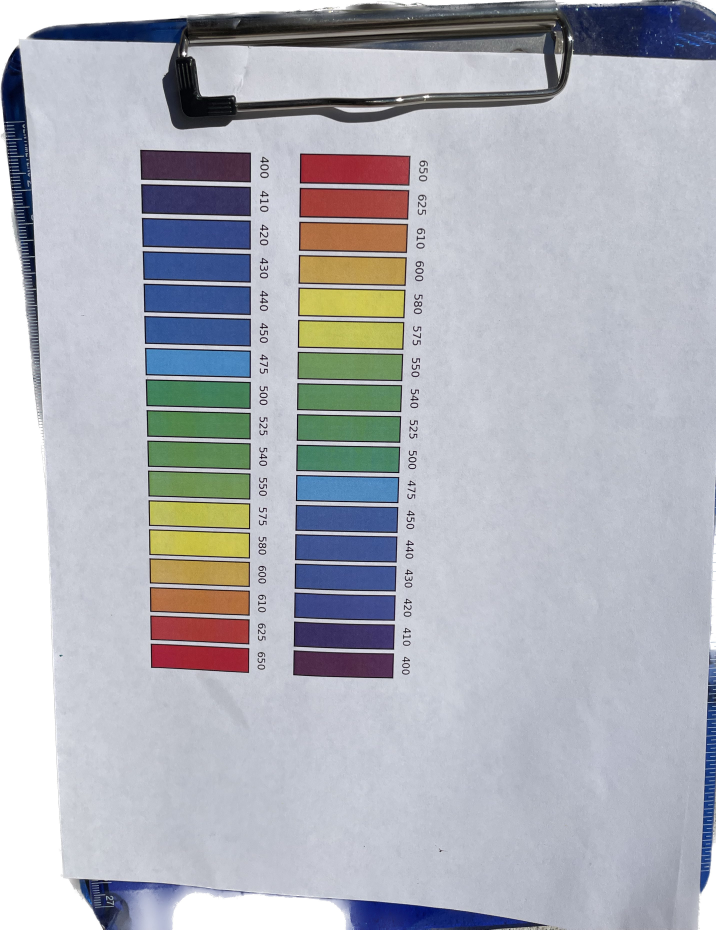
#> input picture TestImages/image0.jpg, 2864 x 3717 px (shown at 1/4 size)
$ python calibrationTest.py
#> lines starting #> are read from the running program, lines starting #| are printed output that depends on the picture; after the words box and inside, x2 and y2 are one past the last pixel; in counts of white or black regions, pixels touching at a corner belong together
#> in main, img is the input picture: shape (3717, 2864, 3); mean B, G, R 184.6, 176.8, 174.4
import numpy as np
import cv2 as cv
import tifffile as tiff
import matplotlib.pyplot as plt
import plotly.graph_objects as go
import os

# calibration python script
# - open image of coloured boxes
# - isolate every box
# - calculate the phasor transformation of every box
# - and plot the mean  G and mean S coordinates of every box in a phasor plot

# initialize class for image isolation and organized phasor plot generation
# TODO: implement setters and getters
class Image():
    def __init__(self, img, low=None, high=None):
        self.img = img
        self.isolate = None
        self.mask = None
        self.G = None
        self.S = None
        self.Mod = None
        self.Ph = None
        self.low = low
        self.high = high

    # phasor function calculate values
    def calculate_phasors(self, img=None):
        if img is None:
            img = self.img

        img = cv.cvtColor(img, cv.COLOR_HSV2BGR)

        fft=np.fft.fft(img, axis=2)

        G=fft[:,:,1].real/fft[:,:,0].real
        G=np.nan_to_num(G, nan=0.0)

        S=fft[:,:,1].imag/fft[:,:,0].real
        S=np.nan_to_num(S, nan=0.0)

        Ph=np.arctan2(S[:,:], G[:,:])+np.pi
        Ph=np.nan_to_num(Ph, nan=0.0)

        Mod=np.sqrt(G**2+S**2)
        Mod=np.nan_to_num(Mod, nan=0.0)

        self.G = G
        self.S = S
        self.Ph = Ph
        self.Mod = Mod

    # plots each value separately
    def plot_phasors(self):
        plt.figure()
        plt.imshow(self.Mod)
        # plt.axis('off')
        plt.title('Mod')
        plt.colorbar()

        plt.figure()
        plt.imshow(self.Ph)
        # plt.axis('off')
        plt.title('Phase')
        plt.colorbar()

        plt.figure()
        plt.imshow(self.S)
        # plt.axis('off')
        plt.title('S')
        plt.colorbar()

        plt.figure()
        plt.imshow(self.G)
        # plt.axis('off')
        plt.title('G')
        plt.colorbar()

        plt.show()

    def plot_polar(self, Gval=None, Sval=None):
        if Gval is None:
            Gval = self.G.flatten()
        if Sval is None:
            Sval = self.S.flatten() * 180 / np.pi

        fig = plt.figure()
        ax = fig.add_subplot(projection='polar')
        c = ax.scatter(Sval, Gval, cmap='hsv', alpha=0.75)
        plt.title('G vs S')
        plt.show()


    # define rescaling function
    def rescale_frame(self, scale=0.5):
#> called with scale = 0.25
        width = int(self.img.shape[1] * scale)
#> width = 716
        height = int(self.img.shape[0] * scale)
#> height = 929

        dimensions = (width, height)
#> dimensions = (716, 929)
        return cv.resize(self.img, dimensions, interpolation=cv.INTER_AREA)

    def set_mask(self):
        # Using inRange method, to create a mask
        self.mask = cv.inRange(self.img, self.low, self.high)

    def set_isolate(self):
        self.isolate = cv.bitwise_and(self.img, self.img, mask=self.mask)

def main():
    # assign directory
    directory = 'Images'

    # init image into class
    img = cv.imread('TestImages/image0.jpg')
    img = Image(img)

    # rescale image down so it's not covering the whole screen
    rescaled = img.rescale_frame(0.25)

    # cropping step was manual to determine location
    cropped = rescaled[130:700, 90:500]

    # blurring step
    median = cv.medianBlur(cropped, 3)
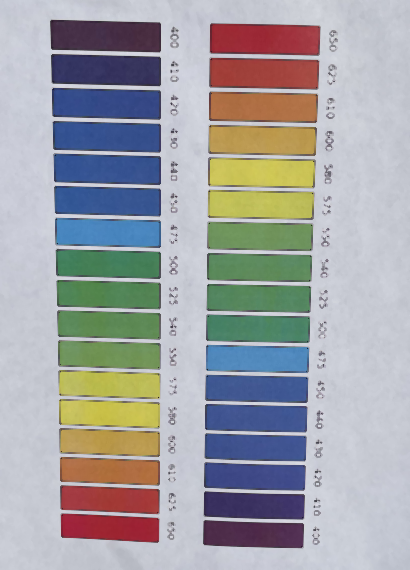
#> median: shape (570, 410, 3); mean of channels 0, 1, 2 164.8, 161.9, 160.9; drawn as B, G, R
    gauss = cv.GaussianBlur(cropped, (3,3), 0)
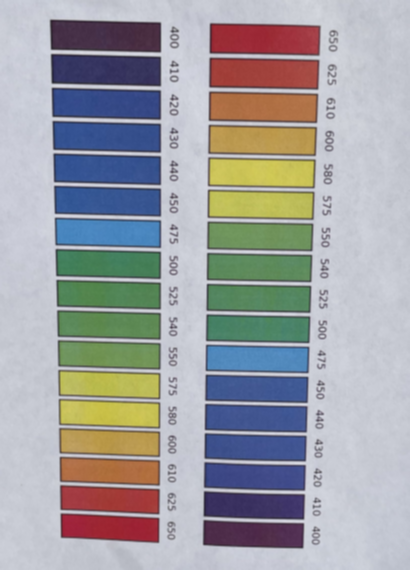
#> gauss: shape (570, 410, 3); mean of channels 0, 1, 2 162.9, 159.7, 159; drawn as B, G, R

    # Convert BGR to HSV
    img_hsv = cv.cvtColor(median, cv.COLOR_BGR2HSV)
#> img_hsv: shape (570, 410, 3); mean H, S, V 101.2, 61.5, 183.1

    # Remember that in HSV space, Hue is color from 0..180. Red 320-360, and 0 - 30.
    # We keep Saturation and Value within a wide range but note not to go too low or we start getting black/gray
    # set HSV lows and highs for each color
    red650 = Image(img_hsv, low=np.array([170,0,0]), high=np.array([180,255,255]))
    red625 = Image(img_hsv, low=np.array([0,0,0]), high=np.array([5,255,255]))
    red610 = Image(img_hsv, low=np.array([10,0,0]), high=np.array([15,255,255]))
    yellow600 = Image(img_hsv, low=np.array([15,0,0]), high=np.array([25,255,255]))
    yellow580 = Image(img_hsv, low=np.array([25,0,190]), high=np.array([29,255,255]))
    yellow575 = Image(img_hsv, low=np.array([29,0,0]), high=np.array([45,255,255]))
    green550 = Image(img_hsv, low=np.array([45,0,0]), high=np.array([55,255,255]))
    green540 = Image(img_hsv, low=np.array([55,0,0]), high=np.array([70,90,255]))
    green525 = Image(img_hsv, low=np.array([60,88,0]), high=np.array([70,255,255]))
    green500 = Image(img_hsv, low=np.array([70,0,0]), high=np.array([100,255,255]))
    blue475 = Image(img_hsv, low=np.array([100,0,0]), high=np.array([105,255,255]))
    blue450 = Image(img_hsv, low=np.array([105,0,0]), high=np.array([111,150,150]))
    blue440 = Image(img_hsv, low=np.array([112,0,0]), high=np.array([112,200,200]))
    blue430 = Image(img_hsv, low=np.array([113,0,0]), high=np.array([115,150,150]))
    blue420 = Image(img_hsv, low=np.array([115,0,0]), high=np.array([120,150,150]))
    violet410 = Image(img_hsv, low=np.array([120,0,0]), high=np.array([130,150,150]))
    violet400 = Image(img_hsv, low=np.array([130,0,0]), high=np.array([160,150,150]))

    # masks
    red650.set_mask()
#> in set_mask, `self.mask = cv.inRange(self.img, self.low, self.high)`:
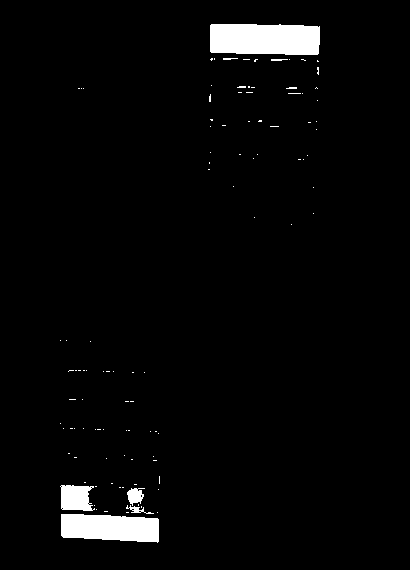
#> self.mask: shape (570, 410); 3% white; 105 white regions (98 under 20 px), largest, box (x1, y1, x2, y2) and area: (210, 24, 320, 55) 3218, (61, 514, 159, 543) 2371, (60, 485, 95, 511) 720
    red625.set_mask()
#> in set_mask (call 2), `self.mask = cv.inRange(self.img, self.low, self.high)`: self.mask: shape (570, 410); 2% white; 84 white regions (82 under 20 px), largest, box (x1, y1, x2, y2) and area: (210, 58, 319, 89) 2994, (88, 486, 159, 514) 1388
    red610.set_mask()
#> in set_mask (call 3), `self.mask = cv.inRange(self.img, self.low, self.high)`: self.mask: shape (570, 410); 2.3% white; 76 white regions (74 under 20 px), largest, box (x1, y1, x2, y2) and area: (209, 92, 318, 122) 2883, (60, 457, 159, 485) 2296
    yellow600.set_mask()
#> in set_mask (call 4), `self.mask = cv.inRange(self.img, self.low, self.high)`: self.mask: shape (570, 410); 2.5% white; 90 white regions (85 under 20 px), largest, box (x1, y1, x2, y2) and area: (209, 125, 316, 156) 2928, (60, 429, 160, 457) 2375, (208, 172, 211, 186) 27, (284, 186, 295, 188) 22, (291, 159, 306, 161) 20
    yellow580.set_mask()
#> in set_mask (call 5), `self.mask = cv.inRange(self.img, self.low, self.high)`: self.mask: shape (570, 410); 2.3% white; 53 white regions (44 under 20 px), largest, box (x1, y1, x2, y2) and area: (210, 159, 314, 186) 2595, (61, 401, 158, 427) 2187, (249, 193, 271, 215) 155
    yellow575.set_mask()
#> in set_mask (call 6), `self.mask = cv.inRange(self.img, self.low, self.high)`: self.mask: shape (570, 410); 2.5% white; 111 white regions (104 under 20 px), largest, box (x1, y1, x2, y2) and area: (208, 191, 314, 219) 2649, (59, 370, 160, 398) 2378, (61, 407, 81, 423) 161
    green550.set_mask()
#> in set_mask (call 7), `self.mask = cv.inRange(self.img, self.low, self.high)`: self.mask: shape (570, 410); 2.9% white; 23 white regions (18 under 20 px), largest, box (x1, y1, x2, y2) and area: (208, 222, 313, 251) 2722, (58, 341, 160, 369) 2433, (79, 311, 160, 339) 1514, (58, 314, 63, 335) 39, (83, 303, 99, 307) 25
    green540.set_mask()
#> in set_mask (call 8), `self.mask = cv.inRange(self.img, self.low, self.high)`: self.mask: shape (570, 410); 1.7% white; 75 white regions (59 under 20 px), largest, box (x1, y1, x2, y2) and area: (207, 253, 312, 282) 2508, (59, 311, 90, 337) 414, (210, 292, 306, 312) 307
    green525.set_mask()
#> in set_mask (call 9), `self.mask = cv.inRange(self.img, self.low, self.high)`: self.mask: shape (570, 410); 2.3% white; 32 white regions (25 under 20 px), largest, box (x1, y1, x2, y2) and area: (208, 286, 309, 311) 2273, (105, 282, 159, 307) 1173, (74, 250, 118, 277) 710
    green500.set_mask()
#> in set_mask (call 10), `self.mask = cv.inRange(self.img, self.low, self.high)`: self.mask: shape (570, 410); 2% white; 108 white regions (105 under 20 px), largest, box (x1, y1, x2, y2) and area: (207, 315, 310, 343) 2608, (82, 250, 161, 278) 1119, (56, 249, 96, 276) 689
    blue475.set_mask()
#> in set_mask (call 11), `self.mask = cv.inRange(self.img, self.low, self.high)`: self.mask: shape (570, 410); 2.3% white; 200 white regions (198 under 20 px), largest, box (x1, y1, x2, y2) and area: (56, 218, 161, 247) 2619, (207, 345, 309, 372) 2417
    blue450.set_mask()
#> in set_mask (call 12), `self.mask = cv.inRange(self.img, self.low, self.high)`: self.mask: shape (570, 410); 1.4% white; 220 white regions (195 under 20 px), largest, box (x1, y1, x2, y2) and area: (206, 375, 308, 402) 1744, (98, 212, 130, 215) 63, (100, 148, 131, 151) 46
    blue440.set_mask()
#> in set_mask (call 13), `self.mask = cv.inRange(self.img, self.low, self.high)`: self.mask: shape (570, 410); 1.6% white; 206 white regions (194 under 20 px), largest, box (x1, y1, x2, y2) and area: (53, 89, 99, 116) 967, (206, 407, 275, 431) 770, (262, 406, 307, 432) 524
    blue430.set_mask()
#> in set_mask (call 14), `self.mask = cv.inRange(self.img, self.low, self.high)`: self.mask: shape (570, 410); 2.1% white; 239 white regions (219 under 20 px), largest, box (x1, y1, x2, y2) and area: (207, 434, 306, 461) 2032, (270, 465, 305, 490) 444, (209, 405, 252, 424) 422
    blue420.set_mask()
#> in set_mask (call 15), `self.mask = cv.inRange(self.img, self.low, self.high)`: self.mask: shape (570, 410); 1.8% white; 306 white regions (300 under 20 px), largest, box (x1, y1, x2, y2) and area: (204, 463, 305, 490) 2363, (52, 55, 85, 84) 757, (154, 159, 161, 185) 39, (159, 191, 161, 210) 36, (205, 414, 207, 429) 24, (158, 132, 160, 151) 20
    violet410.set_mask()
#> in set_mask (call 16), `self.mask = cv.inRange(self.img, self.low, self.high)`: self.mask: shape (570, 410); 2.9% white; 444 white regions (435 under 20 px), largest, box (x1, y1, x2, y2) and area: (204, 491, 305, 519) 2464, (73, 55, 161, 86) 2327, (51, 55, 66, 82) 128
    violet400.set_mask()
#> in set_mask (call 17), `self.mask = cv.inRange(self.img, self.low, self.high)`:
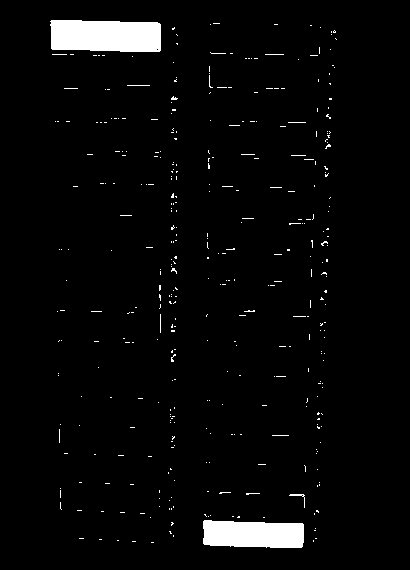
#> self.mask: shape (570, 410); 3.1% white; 377 white regions (373 under 20 px), largest, box (x1, y1, x2, y2) and area: (50, 20, 161, 52) 3288, (203, 520, 304, 548) 2506, (289, 494, 305, 508) 42, (127, 85, 150, 86) 23

    # set isolates
    red650.set_isolate()
#> in set_isolate, `self.isolate = cv.bitwise_and(self.img, self.img, mask=self.mask)`: self.isolate: shape (570, 410, 3); mean H, S, V 5.3, 5.1, 4.5
    red625.set_isolate()
#> in set_isolate (call 2), `self.isolate = cv.bitwise_and(self.img, self.img, mask=self.mask)`: self.isolate: shape (570, 410, 3); mean H, S, V 0, 3, 3.1
    red610.set_isolate()
#> in set_isolate (call 3), `self.isolate = cv.bitwise_and(self.img, self.img, mask=self.mask)`: self.isolate: shape (570, 410, 3); mean H, S, V 0.3, 3.5, 3.9
    yellow600.set_isolate()
#> in set_isolate (call 4), `self.isolate = cv.bitwise_and(self.img, self.img, mask=self.mask)`: self.isolate: shape (570, 410, 3); mean H, S, V 0.5, 3.4, 4.4
    yellow580.set_isolate()
#> in set_isolate (call 5), `self.isolate = cv.bitwise_and(self.img, self.img, mask=self.mask)`: self.isolate: shape (570, 410, 3); mean H, S, V 0.7, 3.4, 4.6
    yellow575.set_isolate()
#> in set_isolate (call 6), `self.isolate = cv.bitwise_and(self.img, self.img, mask=self.mask)`: self.isolate: shape (570, 410, 3); mean H, S, V 0.8, 3.3, 4.6
    green550.set_isolate()
#> in set_isolate (call 7), `self.isolate = cv.bitwise_and(self.img, self.img, mask=self.mask)`: self.isolate: shape (570, 410, 3); mean H, S, V 1.5, 2.8, 4.2
    green540.set_isolate()
#> in set_isolate (call 8), `self.isolate = cv.bitwise_and(self.img, self.img, mask=self.mask)`: self.isolate: shape (570, 410, 3); mean H, S, V 1, 1.4, 2.3
    green525.set_isolate()
#> in set_isolate (call 9), `self.isolate = cv.bitwise_and(self.img, self.img, mask=self.mask)`: self.isolate: shape (570, 410, 3); mean H, S, V 1.5, 2.3, 3
    green500.set_isolate()
#> in set_isolate (call 10), `self.isolate = cv.bitwise_and(self.img, self.img, mask=self.mask)`: self.isolate: shape (570, 410, 3); mean H, S, V 1.5, 2.2, 2.6
    blue475.set_isolate()
#> in set_isolate (call 11), `self.isolate = cv.bitwise_and(self.img, self.img, mask=self.mask)`: self.isolate: shape (570, 410, 3); mean H, S, V 2.4, 3.3, 4.3
    blue450.set_isolate()
#> in set_isolate (call 12), `self.isolate = cv.bitwise_and(self.img, self.img, mask=self.mask)`: self.isolate: shape (570, 410, 3); mean H, S, V 1.5, 1.8, 1.9
    blue440.set_isolate()
#> in set_isolate (call 13), `self.isolate = cv.bitwise_and(self.img, self.img, mask=self.mask)`: self.isolate: shape (570, 410, 3); mean H, S, V 1.7, 2.2, 2.2
    blue430.set_isolate()
#> in set_isolate (call 14), `self.isolate = cv.bitwise_and(self.img, self.img, mask=self.mask)`: self.isolate: shape (570, 410, 3); mean H, S, V 2.3, 2.7, 2.8
    blue420.set_isolate()
#> in set_isolate (call 15), `self.isolate = cv.bitwise_and(self.img, self.img, mask=self.mask)`: self.isolate: shape (570, 410, 3); mean H, S, V 2.1, 2, 2.2
    violet410.set_isolate()
#> in set_isolate (call 16), `self.isolate = cv.bitwise_and(self.img, self.img, mask=self.mask)`: self.isolate: shape (570, 410, 3); mean H, S, V 3.6, 2.6, 2.9
    violet400.set_isolate()
#> in set_isolate (call 17), `self.isolate = cv.bitwise_and(self.img, self.img, mask=self.mask)`: self.isolate: shape (570, 410, 3); mean H, S, V 4.7, 2.4, 2.6

    # Show image
    # cv.imshow('red625isolate', violet400.isolate)
    # syntax: Picture name, variable
    # cv.imshow('Median', median)
    # cv.imshow('Gaussian', gauss)

    # Calculate phasors and plot
    red650.calculate_phasors(red650.isolate)
#> in calculate_phasors, `G=np.nan_to_num(G, nan=0.0)`:
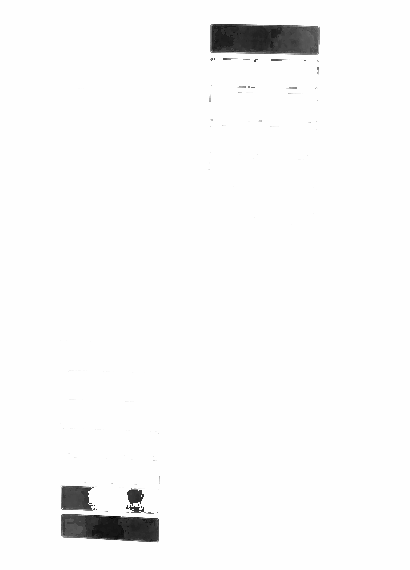
#> G: shape (570, 410) float64; min -0.222, max 0, mean -0.00479; drawn with min black and max white
#> in calculate_phasors, `S=np.nan_to_num(S, nan=0.0)`:
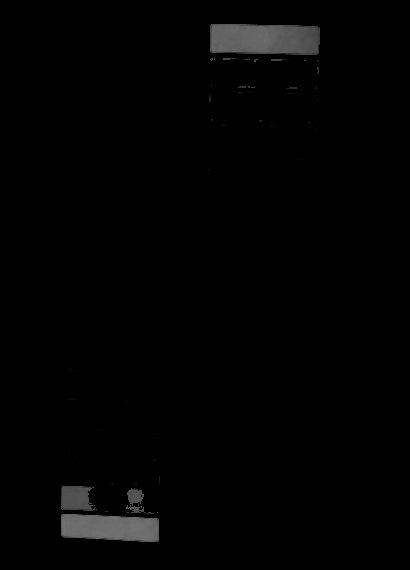
#> S: shape (570, 410) float64; min 0, max 0.457, mean 0.0106
    # red650.plot_phasors()
    red625.calculate_phasors(red625.isolate)
#> in calculate_phasors (call 2), `img = cv.cvtColor(img, cv.COLOR_HSV2BGR)`:
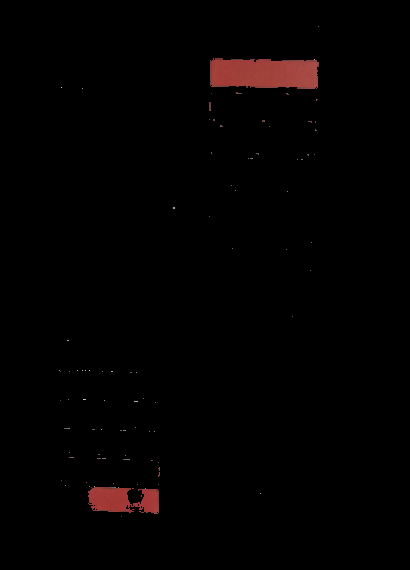
#> img: shape (570, 410, 3); mean B, G, R 1.2, 1.3, 3.1
    # red625.plot_phasors()
    red610.calculate_phasors(red610.isolate)
    # red610.plot_phasors()
    yellow600.calculate_phasors(yellow600.isolate)
    # yellow600.plot_phasors()
    yellow580.calculate_phasors(yellow580.isolate)
    # yellow580.plot_phasors()
    yellow575.calculate_phasors(yellow575.isolate)
    # yellow575.plot_phasors()
    green550.calculate_phasors(green550.isolate)
    # green550.plot_phasors()
    green540.calculate_phasors(green540.isolate)
    # green540.plot_phasors()
    green525.calculate_phasors(green525.isolate)
    # green525.plot_phasors()
    green500.calculate_phasors(green500.isolate)
    # green500.plot_phasors()
    blue450.calculate_phasors(blue450.isolate)
    # blue450.plot_phasors()
    blue440.calculate_phasors(blue440.isolate)
    # blue440.plot_phasors()
    blue430.calculate_phasors(blue430.isolate)
    # blue430.plot_phasors()
    blue420.calculate_phasors(blue420.isolate)
    # blue420.plot_phasors()
    violet410.calculate_phasors(violet410.isolate)
    # violet410.plot_phasors()
    violet400.calculate_phasors(violet400.isolate)
    violet400.plot_polar()

    cv.waitKey(0)

if __name__ == '__main__':
    main()
